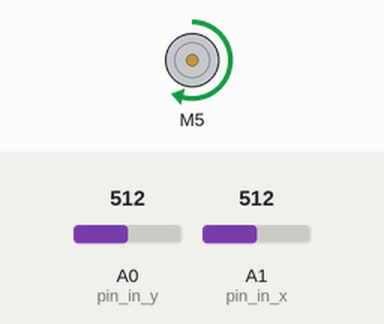
This program was run on a simulated Arduino Nano Every. Shown: DC motor (green arrow = forward, orange = backward, longer = faster). The inputs (shaded band) are chosen by the test bench; at power-on: A0 (pin_in_y) = 512, A1 (pin_in_x) = 512. What the program prints to the serial monitor is not drawn.

Above: at 16.05 s.
At 16.2 s:
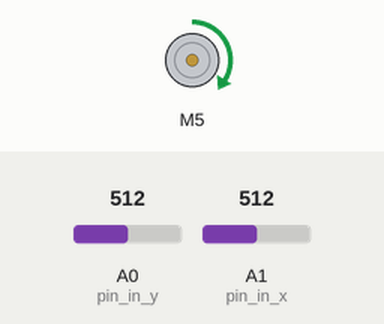
Timing chart, 0 to 19.0 s (numbered marks = the images above):
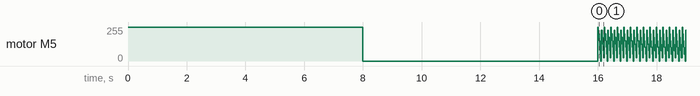

The program:

main.cpp
```cpp
#include <Arduino.h>
#include <Servo.h>
#include "ESC.h"

#define pin_in_y 14
#define pin_in_x 15

#define pin_esc 5

#define SPEED_MIN (1000)                                  // Set the Minimum Speed in microseconds
#define SPEED_MAX (2000)                                  // Set the Minimum Speed in microseconds

ESC myESC(pin_esc, SPEED_MIN, SPEED_MAX, 500);
int oESC;
  int val_x;
  int val_y;
  int potValue;
char str[100];


void setup() {
  // put your setup code here, to run once:
  pinMode(pin_in_x, INPUT);
  pinMode(pin_in_y, INPUT);

   myESC.arm();                                            // Send the Arm value so the ESC will be ready to take commands
  //delay(5000);

   //ESC.attach(pin_esc,1000,3000); // (pin, min pulse width, max pulse width in microseconds)
   /*
   delay(2000);
   ESC.write(0);


   delay(2000);
   ESC.write(180);
*/
/*
    Serial.begin(9600);

    bool b_attached = ESC.attached();
Serial.println(b_attached);

*/
Serial.begin(9600);
myESC.calib( );
Serial.println("test");
}

void loop() {


  val_x = analogRead(pin_in_x);
  val_y = analogRead(pin_in_y);


/*
    Serial.println(str);
    if (val_x > 524) {
  potValue = map(val_x, 524, 1023, 0, 180);   // scale it to use it with the servo library (value between 0 and 180)
    }else{potValue = 0; }

  ESC.write(potValue);    // Send the signal to the ESC
  int esc_ms = ESC.readMicroseconds();
  sprintf(str,"X: %i, potValue: %i,esc_ms:%i", val_x,potValue,esc_ms);

  */
/*
   for (oESC = SPEED_MIN; oESC <= SPEED_MAX; oESC += 1) {  // goes from 1000 microseconds to 2000 microseconds
    myESC.speed(oESC);                                    // tell ESC to go to the oESC speed value
    delay(10);                                            // waits 10ms for the ESC to reach speed
  }
  delay(1000); */
  for (oESC = SPEED_MAX; oESC >= SPEED_MIN; oESC -= 100) {  // goes from 2000 microseconds to 1000 microseconds
    myESC.speed(oESC);                                    // tell ESC to go to the oESC speed value
    delay(10);                                            // waits 10ms for the ESC to reach speed
   }
//  delay(5000);
}
```
